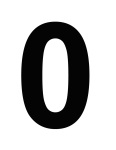
#> input picture Digits/0.jpg, 116 x 150 px
$ python vector_calculating.py   (Python 2 division)   (older library calls are emulated)
#> lines starting #> are read from the running program, lines starting #| are printed output that depends on the picture; after the words box and inside, x2 and y2 are one past the last pixel; in counts of white or black regions, pixels touching at a corner belong together
#converts a black & white image to vector
#compares two vectors and returns similarity, assuming same dimensions

from PIL import Image
import PIL
import scipy.stats

#################################################################################

def vector(im):
    vect = []
    im = im.convert('1')
    for x in range(im.size[0]):
        for y in range(im.size[1]):
            black = im.getpixel((x,y))==0
            vect.append(black)
    return vect

#################################################################################

def max_in_list(list):
    ind = 0
    maxInd = ind + 1
    maxFloat = maxInd
    while ind < len(list):
        if (list[ind] > list[maxInd]):
            maxInd = ind
            maxFloat = list[ind]
        ind += 1
    return maxFloat, maxInd

#################################################################################

def compare(data_vect, digit_vect):
    return scipy.stats.pearsonr(data_vect, digit_vect)[0]

#################################################################################

def findNum(path):
    '''returns the max pearsonr correlation coefficient and the associated digit'''
#> called with path = 'written8.jpeg'

    vList = []

    vList.append(vector(Image.open("./Digits/0.jpg").resize((231,299),PIL.Image.ANTIALIAS)))
#> in vector, `vect = []`: vect = []
#> in vector, `im = im.convert('1')`:
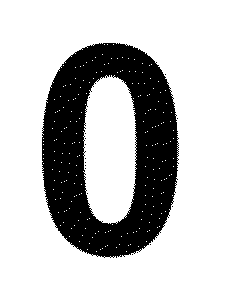
#> im: PIL image 231x299 1; 74.7% white; 16 black regions (15 under 20 px), largest, box (x1, y1, x2, y2) and area: (42, 43, 179, 258) 17427
#> after the loop in vector, `for x in range(im.size[0]):`: vect = 69069 items
    vList.append(vector(Image.open("./Digits/1.jpg")))
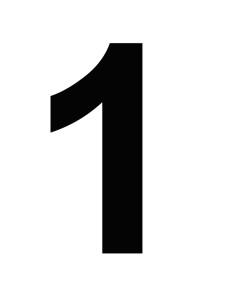
#> input picture Digits/1.jpg, 231 x 299 px
#> in vector (call 2), `im = im.convert('1')`: im: PIL image 231x299 1; 85.2% white; 1 black region, box (x1, y1, x2, y2) and area: (50, 43, 143, 254) 10240
    vList.append(vector(Image.open("./Digits/2.jpg")))
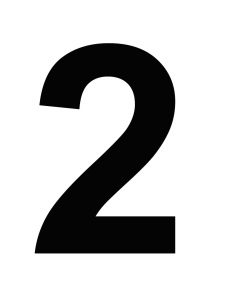
#> input picture Digits/2.jpg, 231 x 299 px
#> in vector (call 3), `im = im.convert('1')`: im: PIL image 231x299 1; 77.1% white; 1 black region, box (x1, y1, x2, y2) and area: (35, 43, 175, 254) 15823
    vList.append(vector(Image.open("./Digits/3.jpg")))
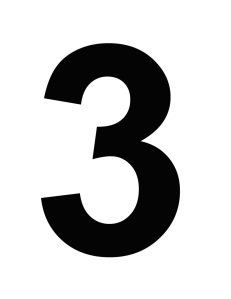
#> input picture Digits/3.jpg, 231 x 299 px
#> in vector (call 4), `im = im.convert('1')`: im: PIL image 231x299 1; 78.8% white; 1 black region, box (x1, y1, x2, y2) and area: (41, 43, 180, 257) 14651
    vList.append(vector(Image.open("./Digits/4.jpg")))
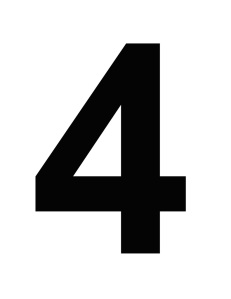
#> input picture Digits/4.jpg, 231 x 299 px
#> in vector (call 5), `im = im.convert('1')`: im: PIL image 231x299 1; 77.6% white; 1 black region, box (x1, y1, x2, y2) and area: (35, 43, 186, 254) 15469
    vList.append(vector(Image.open("./Digits/5.jpg")))
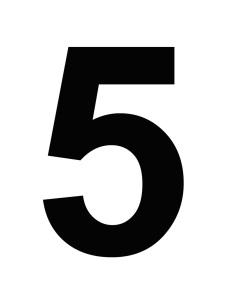
#> input picture Digits/5.jpg, 231 x 299 px
#> in vector (call 6), `vect = []`: vect = []
#> in vector (call 6), `im = im.convert('1')`:
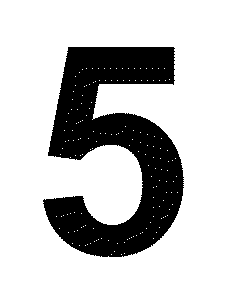
#> im: PIL image 231x299 1; 76.4% white; 1 black region, box (x1, y1, x2, y2) and area: (43, 47, 184, 257) 16326
#> after the loop in vector (call 6), `for x in range(im.size[0]):`: vect = 69069 items
#> (the run stopped early here; a loop or call above may not have finished)
